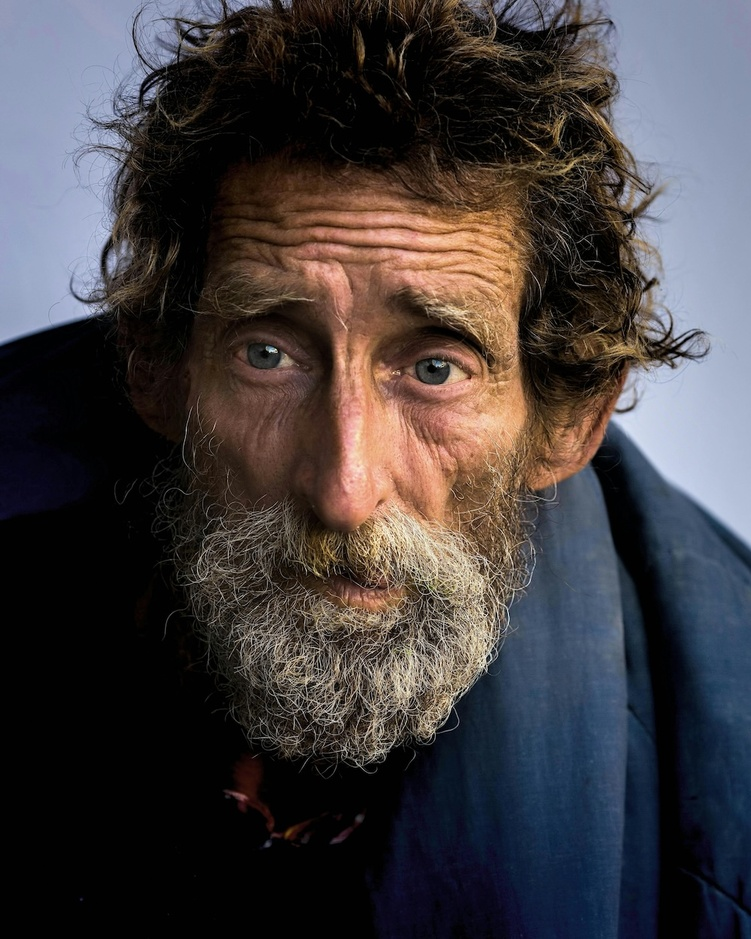
#> input picture Image Compression/Images/sample_face.jpg, 751 x 939 px, shrunk from 1000 x 1250 before the run
$ python svd_image_compression.py
#> lines starting #> are read from the running program, lines starting #| are printed output that depends on the picture
import cv2
import numpy as np
import matplotlib.pyplot as plt

# Import image and convert to a gray scale image
color_img = cv2.imread("Images/sample_face.jpg")
#> color_img is the input picture: shape (939, 751, 3); mean B, G, R 63.3, 61.2, 65.7
gray_img = cv2.cvtColor(color_img, cv2.COLOR_BGR2GRAY)
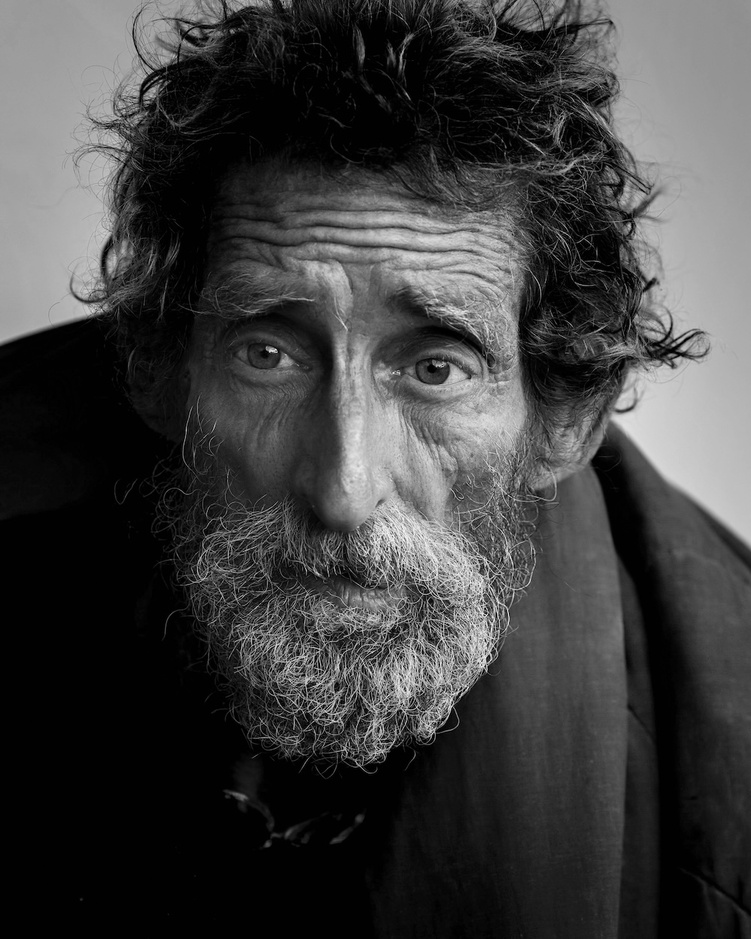
#> gray_img: shape (939, 751); min 0, max 250, mean 62.8

# Extract image shape and size
n, m = gray_img.shape
#> n = 939; m = 751
original_storage = n*m
#> original_storage = 705189

# Calculate SVD of the image matrix
U, S, V = np.linalg.svd(gray_img, full_matrices=False)
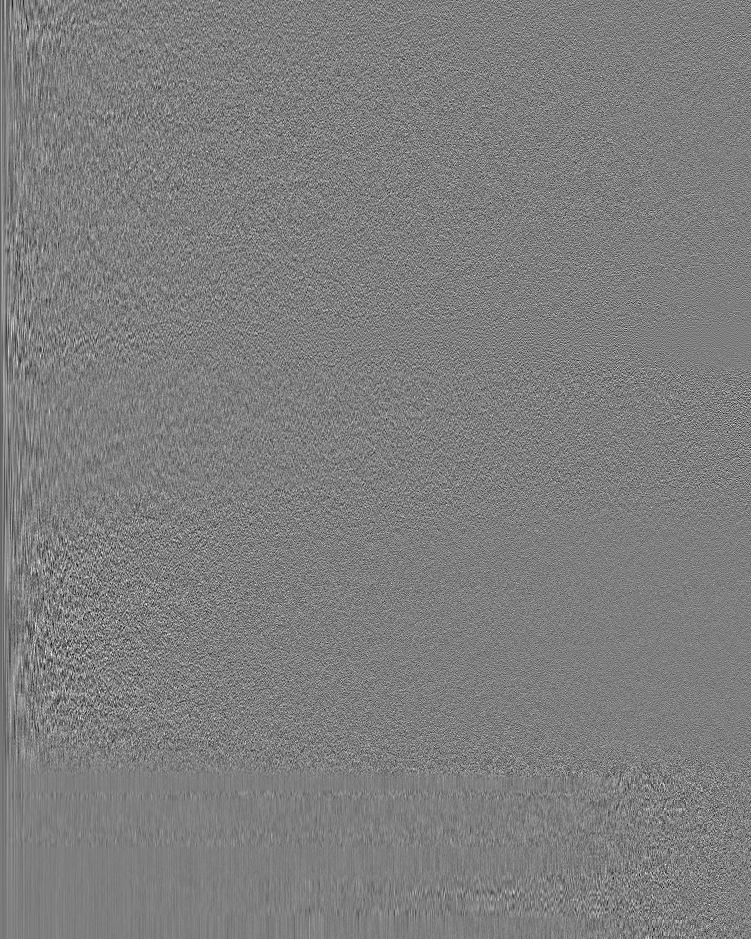
#> U: shape (939, 751) float64; min -0.203, max 0.205, mean -5.67e-05; drawn with min black and max white
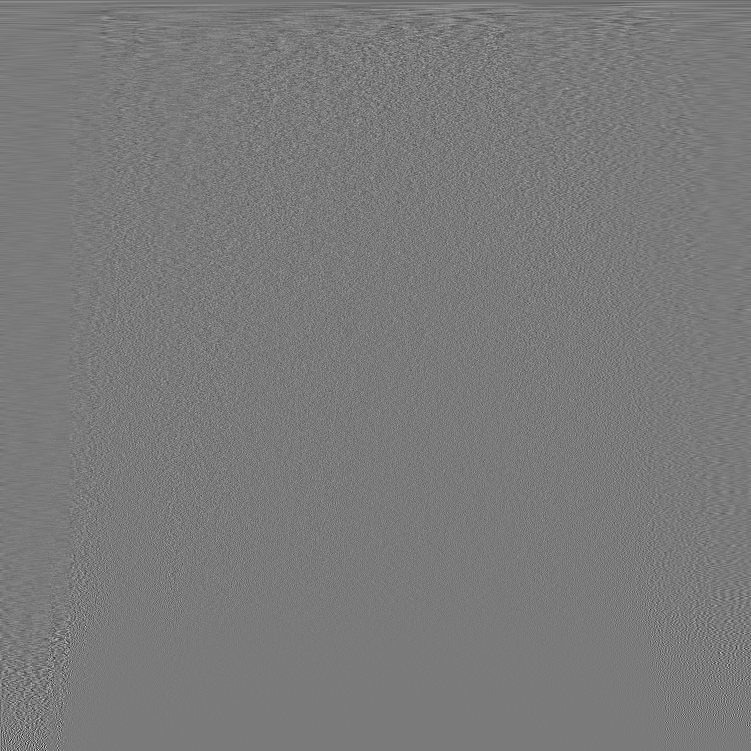
#> V: shape (751, 751) float64; min -0.449, max 0.483, mean -6.97e-05; drawn with min black and max white
#> S = 751 values, max 63845.9 at index 0, min 1.38 at index 750, mean 573.5

# r values we wish to test
r_values = [25, 100, 250]

# Set up figure and plot images for corresponding r values
fig, axes = plt.subplots(2, 2, figsize=(9, 9))
fig.suptitle("SVD compressed image for different r values compared with original image")

for ax, r in zip(axes.flat, r_values):
    img_approx = U[:,:r] @ np.diag(S[:r]) @ V[:r,:]
    storage = r * (n + m + 1)
    storage_percent = storage*100/original_storage
    ax.imshow(img_approx, cmap="gray")
    ax.set_title(f"r = {r}, Storage = {storage_percent:.2f}%")
    ax.axis(False)
#> this loop made 3 passes
#> pass 1, `img_approx = U[:,:r] @ np.diag(S[:r]) @ V[:r,:]`:
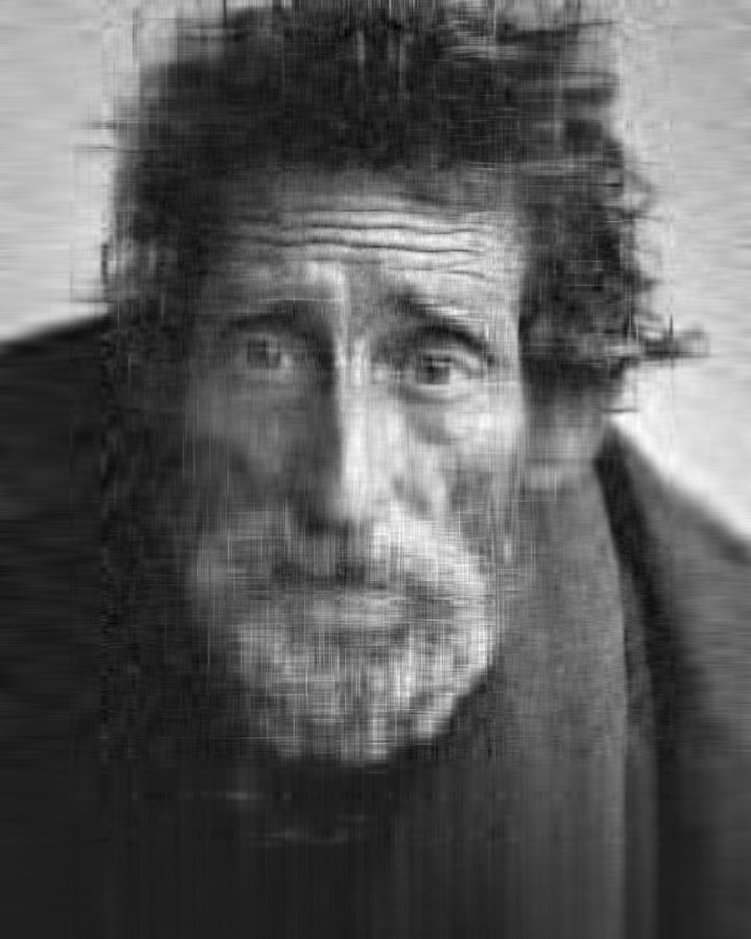
#> img_approx: shape (939, 751) float64; min -30.54, max 228.5, mean 62.8; drawn with min black and max white
#> pass 2, `img_approx = U[:,:r] @ np.diag(S[:r]) @ V[:r,:]`:
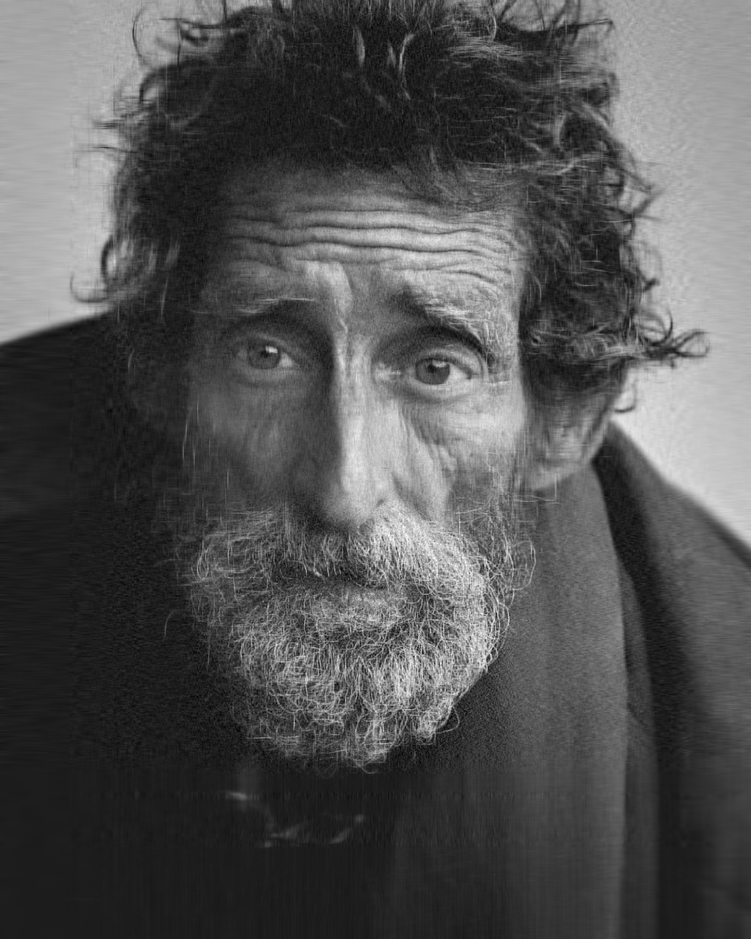
#> img_approx: shape (939, 751) float64; min -31.65, max 257, mean 62.8; drawn with min black and max white

axes.flat[-1].imshow(gray_img, cmap="gray")
axes.flat[-1].set_title("Original Image")
axes.flat[-1].axis(False)

plt.tight_layout()
plt.show()

$ run again, with Image Compression/Images/fft_compression.png saved as Image Compression/Images/sample_face.jpg
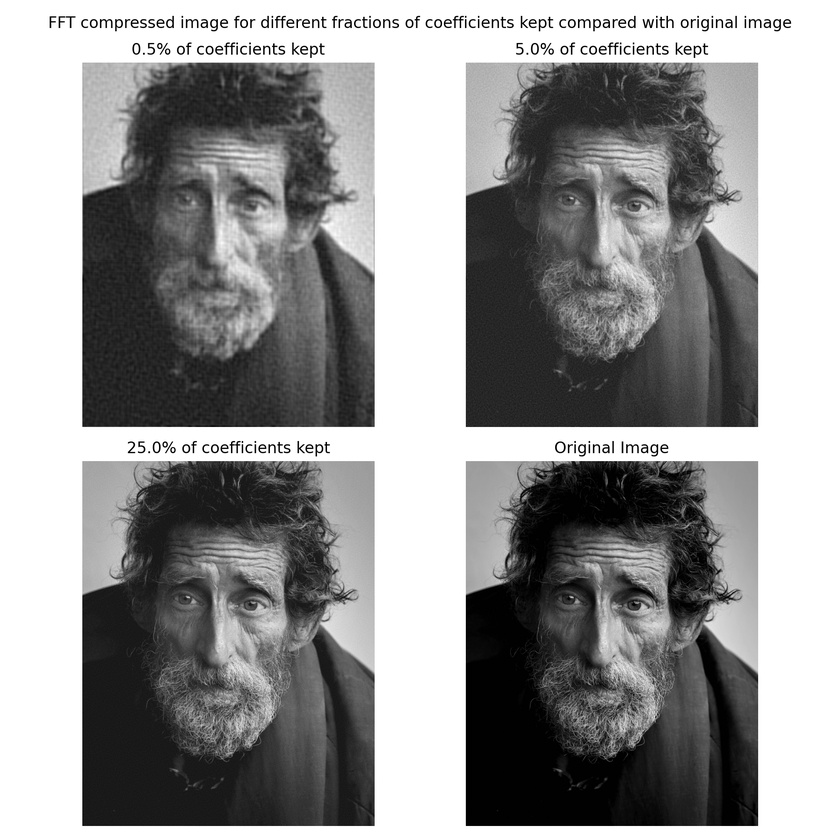
#> input picture Image Compression/Images/fft_compression.png, 840 x 840 px, shrunk from 1796 x 1798 before the run
#> color_img is the input picture: shape (840, 840, 3); min 0, max 255, mean 149.5
#> S = 840 values, max 141057.6 at index 0, min 4.43e-12 at index 839, mean 494.2
#> the loop `for ax, r in zip(axes.flat, r_values):` made 3 passes
#> pass 1, `img_approx = U[:,:r] @ np.diag(S[:r]) @ V[:r,:]`:
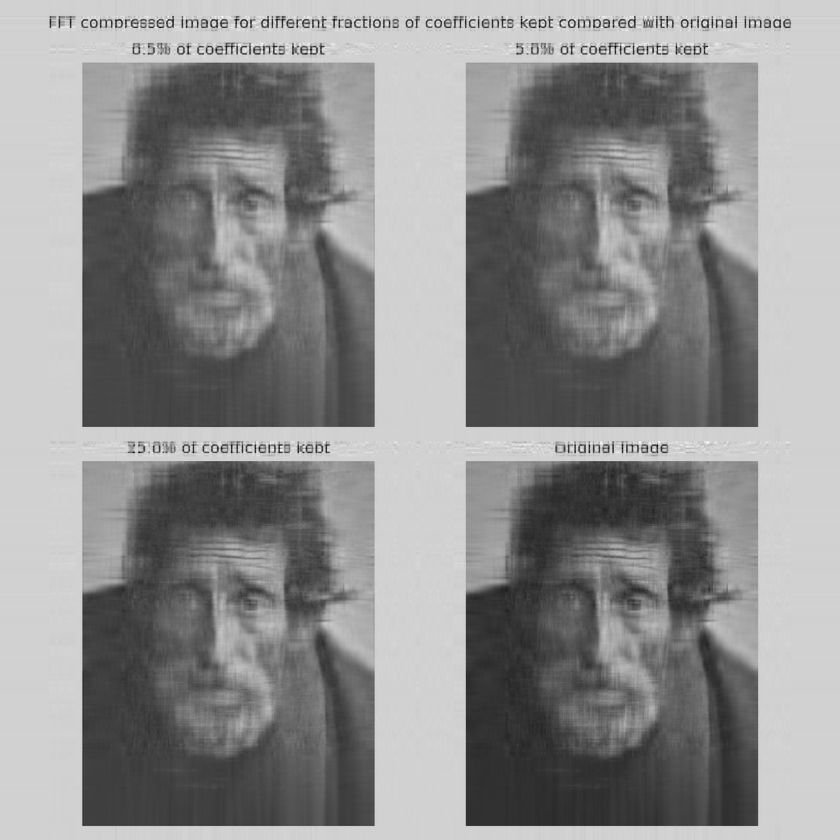
#> img_approx: shape (840, 840) float64; min -76.12, max 327.4, mean 149.5; drawn with min black and max white
#> `plt.show()`:
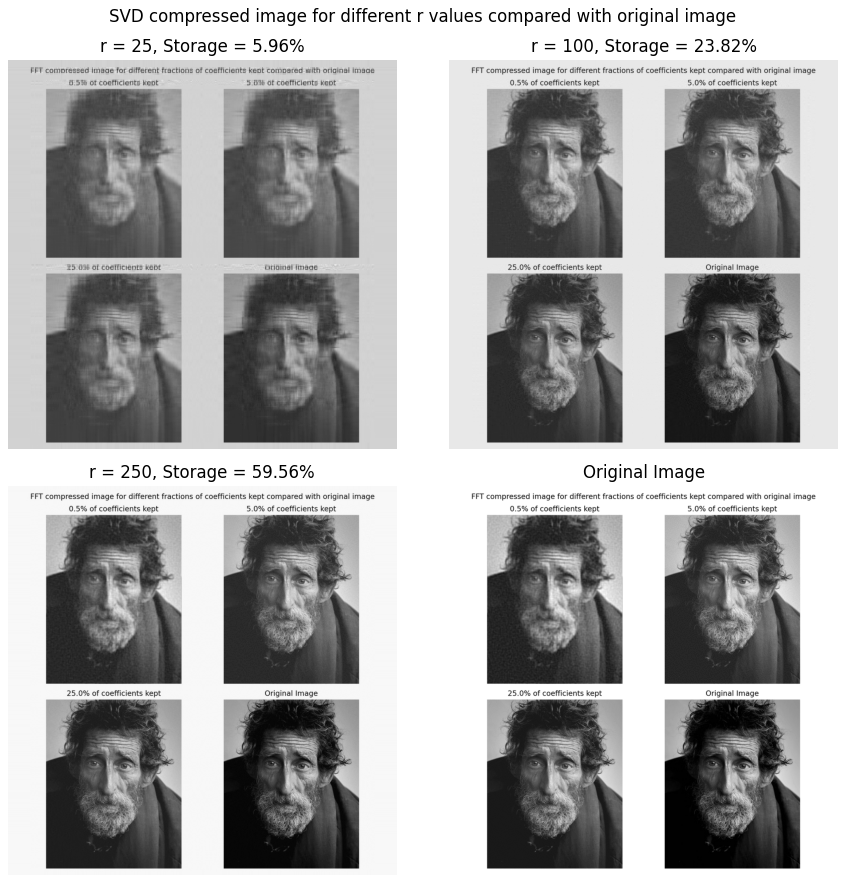
#> figure drawn by matplotlib, 4 panels

$ run again, with Image Compression/Images/svd_compression.png saved as Image Compression/Images/sample_face.jpg
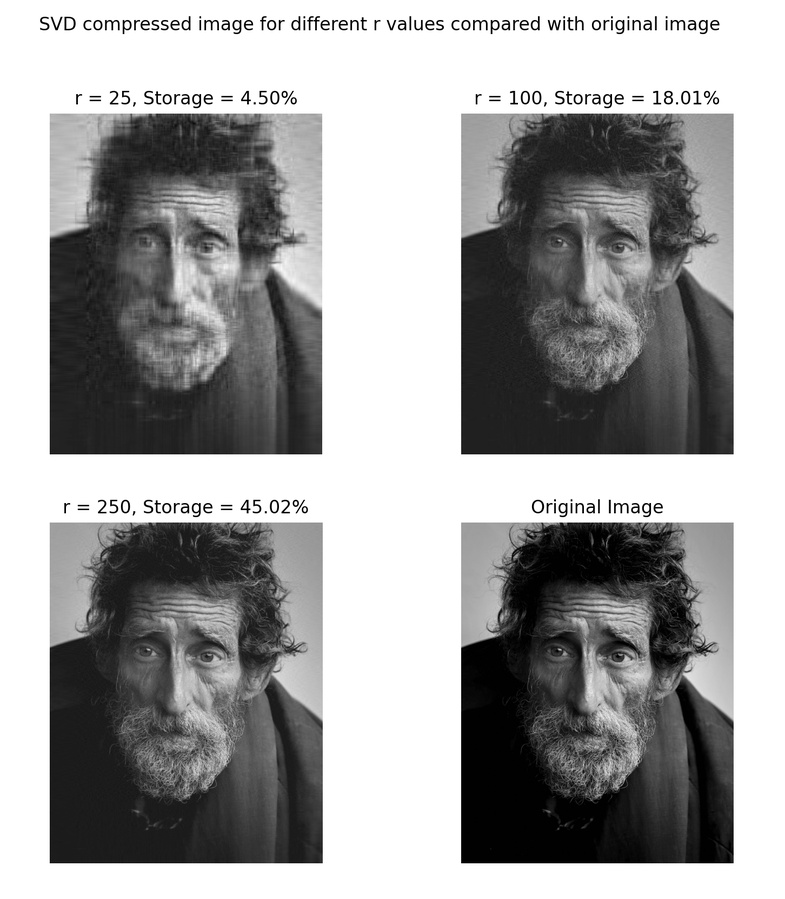
#> input picture Image Compression/Images/svd_compression.png, 785 x 899 px, shrunk from 1452 x 1662 before the run
#> color_img is the input picture: shape (899, 785, 3); min 0, max 255, mean 160.7
#> S = 785 values, max 148672.5 at index 0, min 7.89e-12 at index 784, mean 522.2
#> the loop `for ax, r in zip(axes.flat, r_values):` made 3 passes
#> pass 1, `img_approx = U[:,:r] @ np.diag(S[:r]) @ V[:r,:]`:
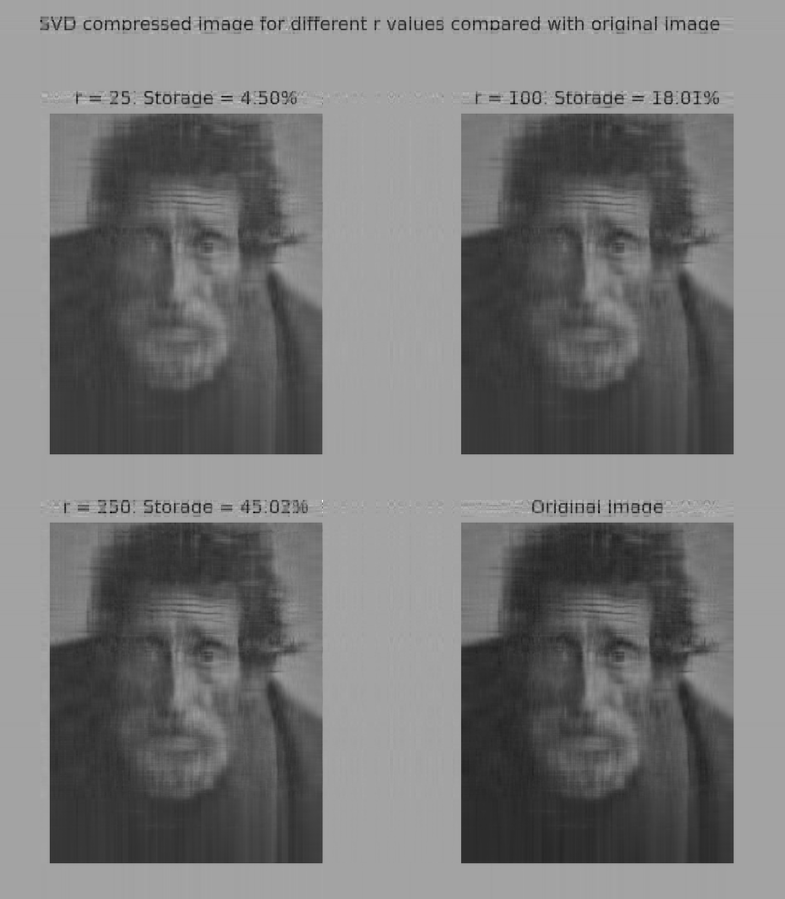
#> img_approx: shape (899, 785) float64; min -92.42, max 450, mean 160.7; drawn with min black and max white
#> pass 2, `img_approx = U[:,:r] @ np.diag(S[:r]) @ V[:r,:]`:
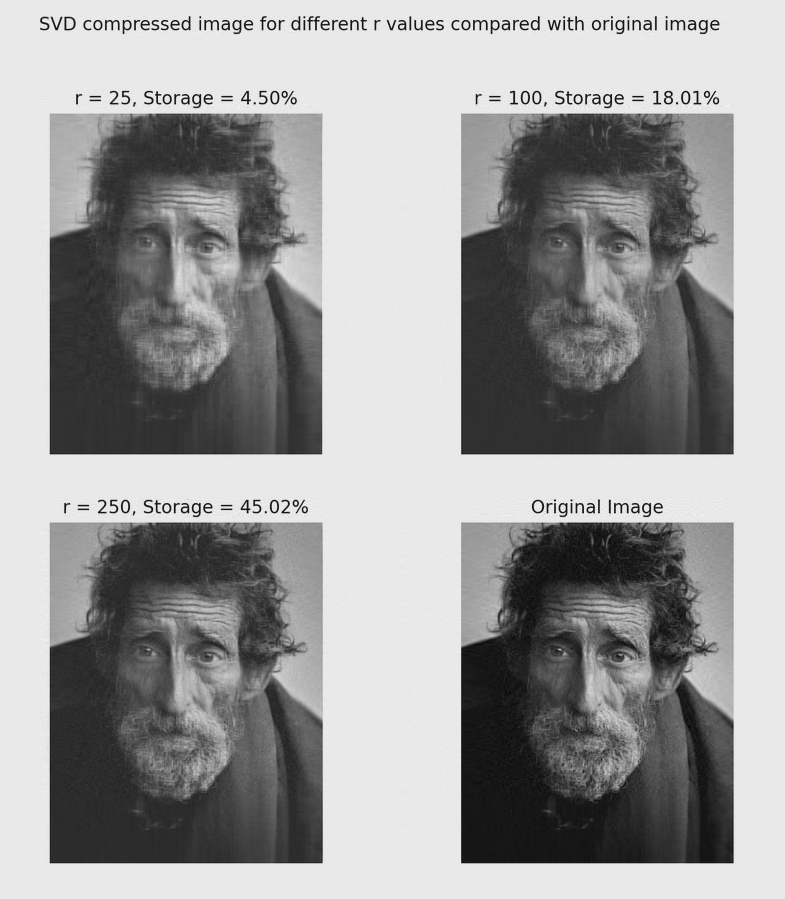
#> img_approx: shape (899, 785) float64; min -25.97, max 280.8, mean 160.7; drawn with min black and max white
